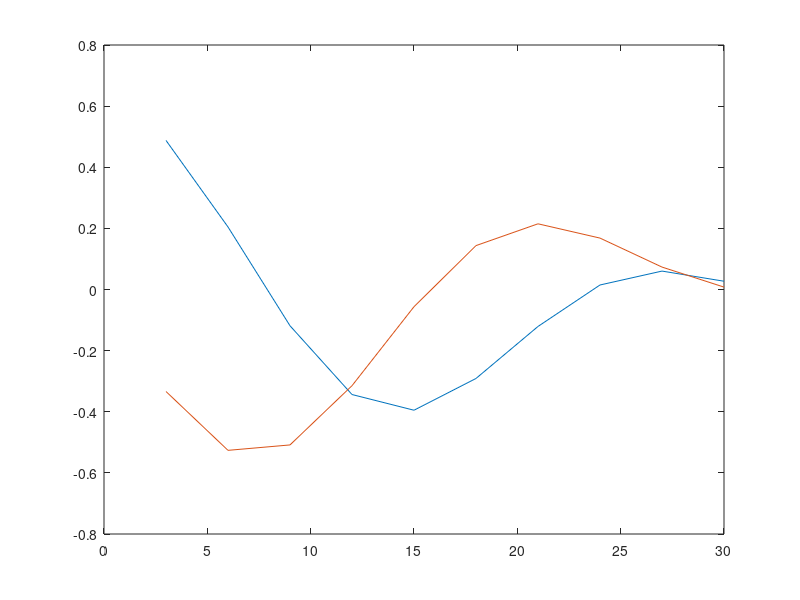

MATLAB code for this plot: (Note: this script raises an error after producing the figure.)
close all
clear all
dF=2*pi/3;
dfi=[0 1 2]*dF+.1;
dff=[0 1 2]*dF+.3;
mv=[3:3:30];
clear iS iC
ico=0;
for km=mv
ico=ico+1
iS(ico)=sum(sin(km*dff)-sin(km*dfi))/km;
iC(ico)=sum(cos(km*dff)-cos(km*dfi))/km;
end

figure, plot(mv,iS,mv,iC), pausak

muv=0:20;

 veNa=muv*NaN;
ico=0;
for km=muv
ico=ico+1
 du=muv'+km;
 duf=du/3-fix(du/3);
 fi=find(duf==0);
 veNal=veNa;
 veNal(fi)=du(fi);
 ks(:,ico)=veNal; 
  du=abs(muv'-km);
  duf=du/3-fix(du/3);
  fi=find(duf==0);
  veNal=veNa;
  veNal(fi)=du(fi);
 kd(:,ico)=veNal
end
figure, plot(muv,ks,'s'),
figure, plot(muv,kd,'o')